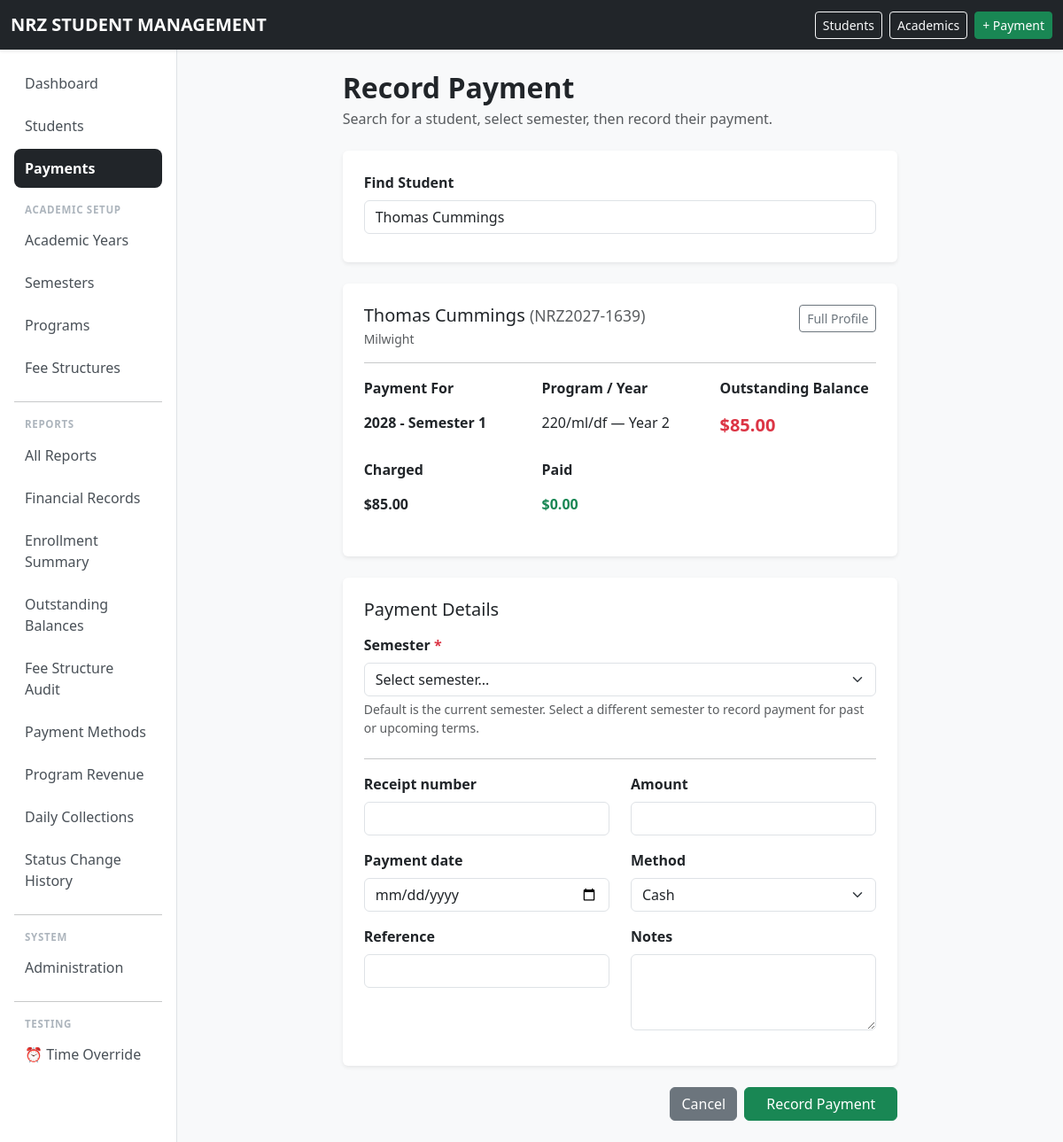
The app's page /payments/new/?student=93 (signed in) with its own data.
### school/models.py (models this page shows, shortened)
class Student(models.Model):
    ACTIVE = "ACTIVE"
    DEFERRED = "DEFERRED"
    WITHDRAWN = "WITHDRAWN"
    COMPLETED = "COMPLETED"
    STATUS_CHOICES = [
        (ACTIVE, "Active"),
        (DEFERRED, "Deferred"),
        (WITHDRAWN, "Withdrawn"),
        (COMPLETED, "Completed"),
    ]
    student_number = models.CharField(
        max_length=30,
        unique=True,
    )
    first_name = models.CharField(
        max_length=100,
    )
    national_id = models.CharField(
        max_length=100,
    )
    last_name = models.CharField(
        max_length=100,
    )
    date_of_birth = models.DateField(
        null=True,
        blank=True,
    )
    gender = models.CharField(
        max_length=20,
        blank=True,
    )
    guardian_name = models.CharField(
        max_length=150,
        blank=True,
    )
    guardian_phone = models.CharField(
        max_length=30,
        blank=True,
    )
    student_phone = models.CharField(
        max_length=30,
        blank=True ,
    )
    address = models.TextField(
        blank=True,
    )
    program = models.ForeignKey(
        Program,
        on_delete=models.PROTECT,
        related_name="students",
    )
    intake_year = models.ForeignKey(
        AcademicYear,
        on_delete=models.PROTECT,
        related_name="students",
    )
    status = models.CharField(
        max_length=20,
        choices=STATUS_CHOICES,
        default=ACTIVE,
    )
    created_at = models.DateTimeField(
        auto_now_add=True,
    )
    class Meta:
        ordering = [
            "last_name",
            "first_name",
        ]
        permissions = [
            ("can_view_financial_reports", "Can view financial reports"),
            ("can_view_outstanding_reports", "Can view outstanding balances"),
            ("can_record_payments", "Can record payments"),
        ]
    def get_current_enrollment(self, today=None):
        from school.utils.time_utils import get_current_date
        today = today or get_current_date()
        enrollments = self.enrollments.filter(
            status=Enrollment.ACTIVE
        ).select_related('semester')
        for e in enrollments:
            if e.semester.start_date <= today <= e.semester.end_date:
                return e
        future = enrollments.filter(semester__start_date__gt=today).order_by('semester__start_date')
        if future.exists():
            return future.first()
        past = enrollments.order_by('-semester__end_date')
        return past.first() if past.exists() else None

class Program(models.Model):
    CATEGORY_CHOICES = [
        ("NC", "National Certificate"),
        ("NQ", "National Qualification"),
        ("OTHER", "Other"),
    ]
    code = models.CharField(
        max_length=30,
        unique=True,
    )
    name = models.CharField(
        max_length=150,
        unique=True,
    )
    description = models.TextField(
        blank=True,
    )
    duration_years = models.PositiveSmallIntegerField()
    category = models.CharField(
        max_length=10,
        choices=CATEGORY_CHOICES,
        default="OTHER",
    )
    active = models.BooleanField(
        default=True,
    )
    class Meta:
        ordering = ["name"]

class Enrollment(models.Model):
    ACTIVE = "ACTIVE"
    COMPLETED = "COMPLETED"
    DEFERRED = "DEFERRED"
    WITHDRAWN = "WITHDRAWN"
    STATUS_CHOICES = [
        (ACTIVE, "Active"),
        (COMPLETED, "Completed"),
        (DEFERRED, "Deferred"),
        (WITHDRAWN, "Withdrawn"),
    ]
    student = models.ForeignKey(
        Student,
        on_delete=models.PROTECT,
        related_name="enrollments",
    )
    program = models.ForeignKey(
        Program,
        on_delete=models.PROTECT,
        related_name="enrollments",
    )
    semester = models.ForeignKey(
        Semester,
        on_delete=models.PROTECT,
        related_name="enrollments",
    )
    year_level = models.PositiveSmallIntegerField()
    status = models.CharField(
        max_length=20,
        choices=STATUS_CHOICES,
        default=ACTIVE,
    )
    enrolled_at = models.DateTimeField(
        auto_now_add=True,
    )
    class Meta:
        ordering = ["-semester__academic_year__name", "-semester__number"]
        constraints = [
            models.UniqueConstraint(
                fields=["student", "semester"],
                name="student_can_only_enroll_once_per_semester",
            ),
        ]

class Semester(models.Model):
    PERIOD_CHOICES = [
        (1, "Semester Period 1"),
        (2, "Semester Period 2"),
    ]
    academic_year = models.ForeignKey(
        AcademicYear,
        on_delete=models.PROTECT,
        related_name="semesters",
    )
    number = models.PositiveSmallIntegerField(
        choices=PERIOD_CHOICES,
    )
    start_date = models.DateField()
    end_date = models.DateField()
    class Meta:
        ordering = ["-academic_year__name", "number"]
        constraints = [
            models.UniqueConstraint(
                fields=["academic_year", "number"],
                name="unique_semester_period_per_year",
            ),
        ]
    def __str__(self):
        return f"{self.academic_year.name} - Semester {self.number}"

class AcademicYear(models.Model):
    name = models.CharField(
        max_length=20,
        unique=True,
    )
    start_date = models.DateField()
    end_date = models.DateField()
    is_current = models.BooleanField(
        default=False,
    )
    class Meta:
        ordering = ["-name"]
        constraints = [
            models.UniqueConstraint(
                fields=["is_current"],
                condition=Q(is_current=True),
                name="only_one_current_academic_year",
            ),
        ]

### school/views.py (the view, shortened to what this page needs)
# urls.py: path("payments/new/", views.payment_create, name="payment_create"),
@transaction.atomic
@permission_required("school.can_record_payments", raise_exception=True)
def payment_create(request):
    student_id = request.GET.get("student") or request.POST.get("student_id")
    selected_semester_id = request.GET.get("semester") or request.POST.get("semester")
    student = None
    enrollments = []
    selected_enrollment = None
    today = get_current_date()
    if student_id:
        student = get_object_or_404(Student, pk=student_id, status=Student.ACTIVE)
        enrollments_qs = student.enrollments.select_related(
            "program", "semester", "semester__academic_year"
        ).order_by("-semester__academic_year__name", "-semester__number")
        for e in enrollments_qs:
            has_charges = StudentCharge.objects.filter(enrollment=e).exists()
            has_payments = Payment.objects.filter(student=student, semester=e.semester).exists()
            has_fee_structure = FeeStructure.objects.filter(
                program=e.program,
                year_level=e.year_level,
                semester=e.semester
            ).exists()
            if has_charges or has_payments or has_fee_structure:
                enrollments.append(e)
        default_enrollment = student.get_current_enrollment(today)
        if default_enrollment and default_enrollment not in enrollments:
            default_enrollment = None
        if not default_enrollment and enrollments:
            default_enrollment = enrollments[0]
        if selected_semester_id:
            try:
                selected_enrollment = next(
                    e for e in enrollments if str(e.semester.pk) == selected_semester_id
                )
            except StopIteration:
                selected_enrollment = default_enrollment
        else:
            selected_enrollment = default_enrollment
    form = PaymentForm(
        request.POST or None,
        semester_queryset=Semester.objects.filter(
            pk__in=[e.semester.pk for e in enrollments]
        ) if enrollments else Semester.objects.none(),
    )
    charged = paid = balance = 0
    if selected_enrollment:
        charged = (
            student.charges.filter(
                fee_item__fee_structure__semester=selected_enrollment.semester
            ).aggregate(total=Sum("amount"))["total"]
            or 0
        )
        paid = (
            student.payments.filter(semester=selected_enrollment.semester).aggregate(
                total=Sum("amount")
            )["total"]
            or 0
        )
        balance = charged - paid
    enrollment_data = []
    for e in enrollments:
        e_charged = (
            student.charges.filter(
                fee_item__fee_structure__semester=e.semester
            ).aggregate(total=Sum("amount"))["total"]
            or 0
        )
        e_paid = (
            student.payments.filter(semester=e.semester).aggregate(
                total=Sum("amount")
            )["total"]
            or 0
        )
        e_balance = e_charged - e_paid
        enrollment_data.append({
            "enrollment": e,
            "charged": e_charged,
            "paid": e_paid,
            "balance": e_balance,
            "is_selected": selected_enrollment and e.semester.pk == selected_enrollment.semester.pk,
            "is_current": e.status == Enrollment.ACTIVE and e.semester.end_date >= today,
        })
    return render(
        request,
        "school/payment_create.html",
        {
            "form": form,
            "student": student,
            "enrollment": selected_enrollment,
            "enrollment_data": enrollment_data,
            "charged": charged,
            "paid": paid,
            "balance": balance,
        },
    )

### templates/school/payment_create.html (shortened to what this page needs)
{% extends "base.html" %}
{% block content %}
<div class="row justify-content-center">
    <div class="col-xl-8">
        <div class="mb-4">
            <h2 class="fw-bold mb-1">Record Payment</h2>
            <p class="text-muted">Search for a student, select semester, then record their payment.</p>
        </div>
        <div class="card border-0 shadow-sm mb-4">
            <div class="card-body p-4">
                <label class="form-label fw-semibold">Find Student</label>
                <input
                    type="text"
                    id="studentSearch"
                    class="form-control"
                    placeholder="Type student number or name..."
                    autocomplete="off"
                    value="{% if student %}{{ student.first_name }} {{ student.last_name }}{% endif %}"
                >
            </div>
        </div>
        {% if student %}
            <div class="card border-0 shadow-sm mb-4">
                <div class="card-body p-4">
                    <div class="d-flex justify-content-between align-items-start">
                        <div>
                            <h5 class="mb-1">
                                {{ student.first_name }} {{ student.last_name }}
                                <span class="text-muted small">({{ student.student_number }})</span>
                            </h5>
                            <div class="text-muted small">{{ student.program.name }}</div>
                        </div>
                        <a href="{% url 'student_detail' student.pk %}" class="btn btn-sm btn-outline-secondary">
                            Full Profile
                        </a>
                    </div>
                    <hr>
                    {% if enrollment %}
                    <div class="row mb-3">
                        <div class="col-md-4">
                            <label class="form-label fw-semibold">Payment For</label>
                            <div class="form-control-plaintext fw-bold">{{ enrollment.semester }}</div>
                        </div>
                        <div class="col-md-4">
                            <label class="form-label fw-semibold">Program / Year</label>
                            <div class="form-control-plaintext">{{ enrollment.program.code }} — Year {{ enrollment.year_level }}</div>
                        </div>
                        <div class="col-md-4">
                            <label class="form-label fw-semibold">Outstanding Balance</label>
                            <div class="form-control-plaintext fw-bold fs-5 {% if balance > 0 %}text-danger{% elif balance == 0 %}text-success{% else %}text-primary{% endif %}">
                                {% if balance > 0 %}${{ balance|floatformat:2 }}
                                {% elif balance == 0 %}Paid in full
                                {% else %}Credit ${{ balance|floatformat:2|slice:"1:" }}{% endif %}
                            </div>
                        </div>
                    </div>
                    <div class="row mb-3">
                        <div class="col-md-4">
                            <label class="form-label fw-semibold">Charged</label>
                            <div class="form-control-plaintext fw-bold">${{ charged|floatformat:2 }}</div>
                        </div>
                        <div class="col-md-4">
                            <label class="form-label fw-semibold">Paid</label>
                            <div class="form-control-plaintext fw-bold text-success">${{ paid|floatformat:2 }}</div>
                        </div>
                    </div>
                    {% endif %}
                </div>
            </div>
            {% if enrollment %}
            <form method="post" id="paymentForm">
                <div class="card border-0 shadow-sm mb-4">
                    <div class="card-body p-4">
                        <h5 class="mb-3">Payment Details</h5>
                        {% if enrollment_data %}
                        <div class="mb-4">
                            <label for="{{ form.semester.id_for_label }}" class="form-label fw-semibold">
                                {{ form.semester.label }} <span class="text-danger">*</span>
                            </label>
                            {{ form.semester }}
                            <div class="form-text mt-1">
                                Default is the current semester. Select a different semester to record payment for past or upcoming terms.
                            </div>
                        </div>
                        {% else %}
                        <div class="alert alert-warning mb-0">
                            This student has no enrollments with financial activity (charges or payments).
                            A payment can't be linked without one.
                        </div>
                        {% endif %}
                        <hr>
                        <div class="row">
                            {% for field in form %}
                                {% if field.name != "semester" %}
                                <div class="col-md-6 mb-3">
                                    <label for="{{ field.id_for_label }}" class="form-label fw-semibold">
                                        {{ field.label }}
                                    </label>
                                    {{ field }}
                                </div>
                                {% endif %}
                            {% endfor %}
                        </div>
                    </div>
                </div>
                <div class="d-flex justify-content-end gap-2">
                    <a href="{% url 'student_detail' student.pk %}" class="btn btn-secondary">Cancel</a>
                    <button type="submit" class="btn btn-success px-4">Record Payment</button>
                </div>
            </form>
            {% endif %}
        {% else %}
            <div class="text-center text-muted py-5">
                Search for a student above to record their payment.
            </div>
        {% endif %}
    </div>
</div>
{% endblock %}

### records on screen
Student: first_name "Thomas Cummings", first_name "Thomas", last_name "Cummings", student_number "NRZ2027-1639", program.name "Milwight"
Enrollment: semester "2028 - Semester 1", program.code "220/ml/df", year_level "2"

### other values on screen
{{ balance|floatformat:2 }} "85.00"
{{ charged|floatformat:2 }} "85.00"
{{ paid|floatformat:2 }} "0.00"
{{ field.label }} "Receipt number" "Amount" "Payment date" "Method" "Reference" "Notes"
